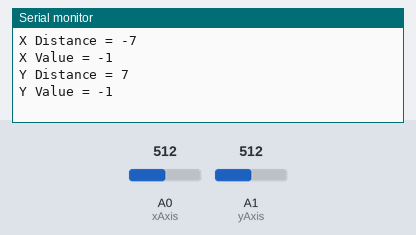
A sketch run on a simulated Arduino Leonardo, built with avr-gcc and run on an emulated ATmega32U4. Shown: the last lines printed to the serial monitor. The inputs (shaded band) are chosen by the test bench; at power-on: A0 (xAxis) = 512, A1 (yAxis) = 512. USB keyboard and mouse output is not drawn.

Above: at 1.3 s.
1.4 s: A0 (xAxis) set to 716
At 1.9 s:
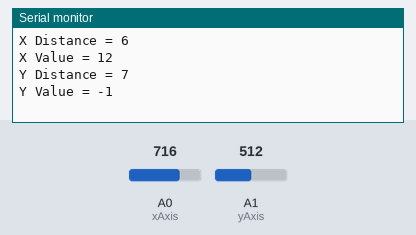
2.9 s: A1 (yAxis) set to 716
At 3.4 s:
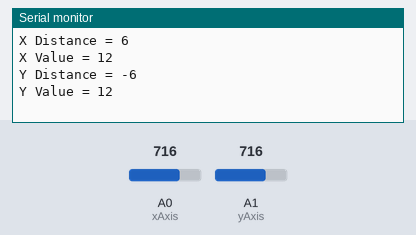
4.4 s: A0 (xAxis) set to 511
At 5.0 s:
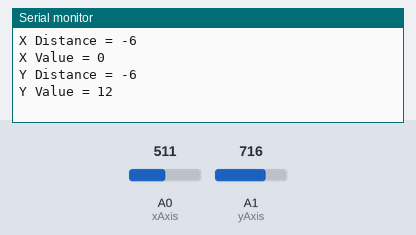
5.9 s: A1 (yAxis) set to 511
At 6.4 s:
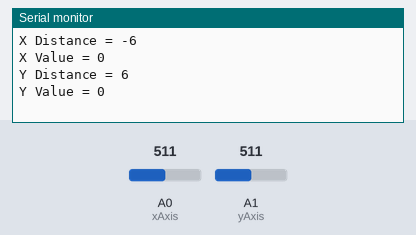
Timing chart, 0 to 8.4 s (numbered marks = the images above; inputs shaded):
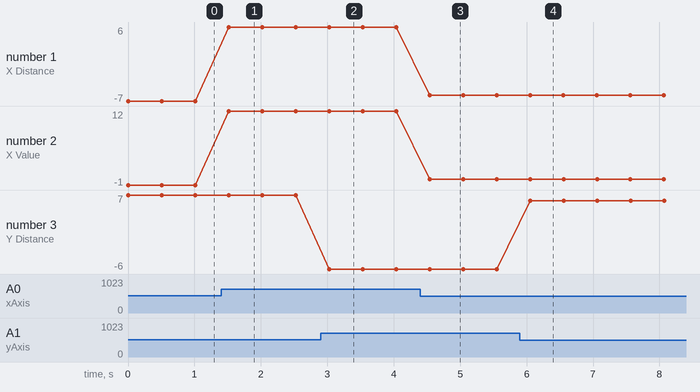

Measured:
- after the input at 1.4 s, the serial monitor: prints a new line after 0.11 s (image 1)
- after the input at 2.9 s, the serial monitor: prints a new line after 0.13 s (image 2)
- after the input at 4.4 s, the serial monitor: prints a new line after 0.14 s (image 3)
- after the input at 5.9 s, the serial monitor: prints a new line after 0.15 s (image 4)
- plotted number 1: -7 → 6 after the input at 1.4 s
- plotted number 2: -1 → 12 after the input at 1.4 s, 12 → 0 after the input at 4.4 s
- plotted number 3: 7 → -6 after the input at 2.9 s

The sketch:

VRDesignAlg.ino
```cpp
/*
 *  Senior Design Project - Occular VR Headset
 *  Derivative Method
 */

#include <Mouse.h>

const int xAxis = A0;           //Pin A0 - xAxis
const int yAxis = A1;           //Pin A1 - yAxis

int range = 12;                 // Range for x and y axis after mapping
int center = range/2;           // Center of x & y axis after mapping
int eyeThreshold = range/4;     // Threshold to stop micro-movements after mapping
int minimum[] = {1023, 1023};   // Maximum value
int maximum[] = {0, 0};         // Minimum value
int axis[] = {xAxis, yAxis};    // x and y axis array
int responseDelay = 500;        // Delay to give time for the mouse to responde

float moveMouse()
{

  int x = readAxis(0);
  int y = readAxis(1);

  Mouse.move(x, y, 0);    // Mouse.move(x axis, y axis, scroll wheel)
  delay(responseDelay);
}

int readAxis(int axisNumber)
{
  int distance = 0;

  int value = analogRead(axis[axisNumber]);

  if (value < minimum[axisNumber])
    minimum[axisNumber] = value;

  if (value > maximum[axisNumber])
    maximum[axisNumber] = value;

  /* map(valueToMap, currentMin, currentMax, desiredMin, desiredMax)
    Takes a value and the values that it is bound by, and bounds them to another set of values.*/
  value = map(value, minimum[axisNumber], maximum[axisNumber], 0, range);

  if (abs(value - center) > eyeThreshold)
    distance = (value - center);

  if (axisNumber == 1)
    distance = -distance;

  if (axisNumber == 0)
  {
    Serial.println("----------------------------------------------------------------------");
    Serial.print("X Distance = ");
    Serial.println(distance);
    Serial.print("X Value = ");
    Serial.println(value);
  }

  else
  {
    Serial.print("Y Distance = ");
    Serial.println(distance);
    Serial.print("Y Value = ");
    Serial.println(value);
  }

  return distance;

}

void setup()
{
  Serial.begin(9600);
  Mouse.begin();
  pinMode(xAxis, INPUT);
  pinMode(yAxis, INPUT);

}

void loop()
{
  moveMouse();
}
```
